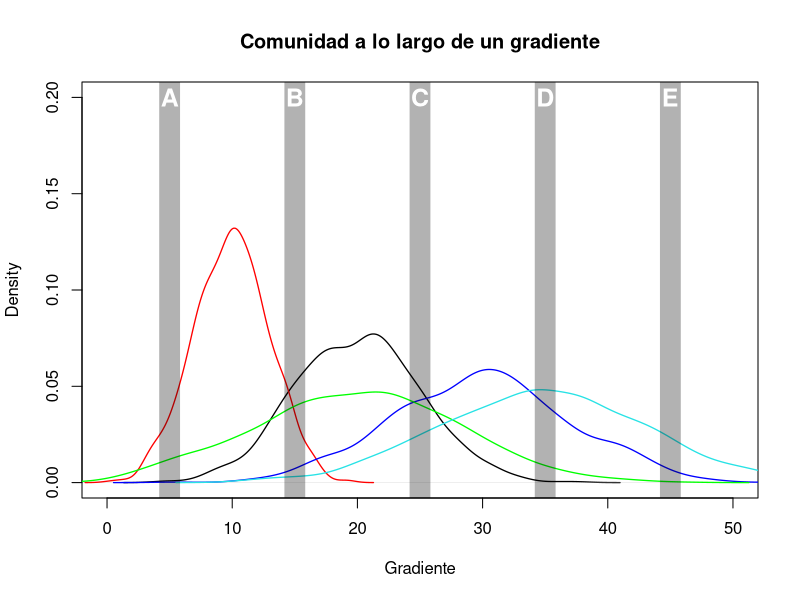
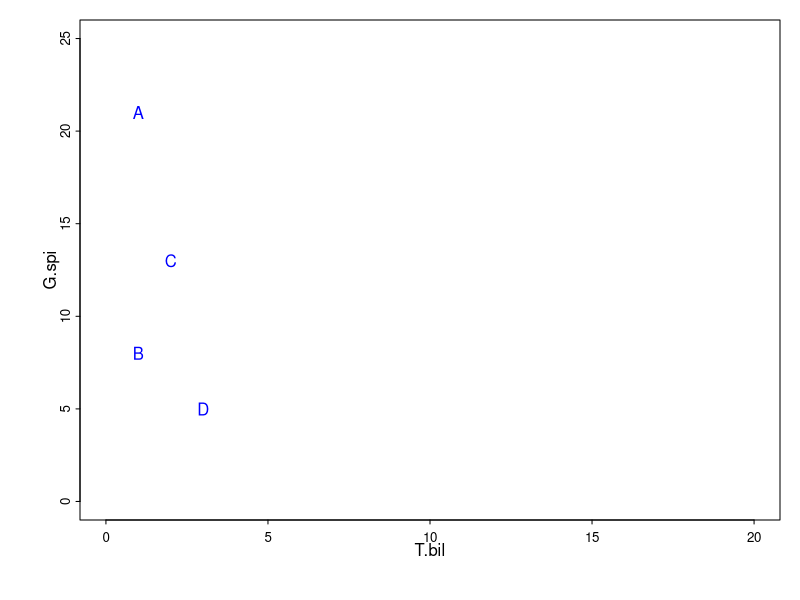
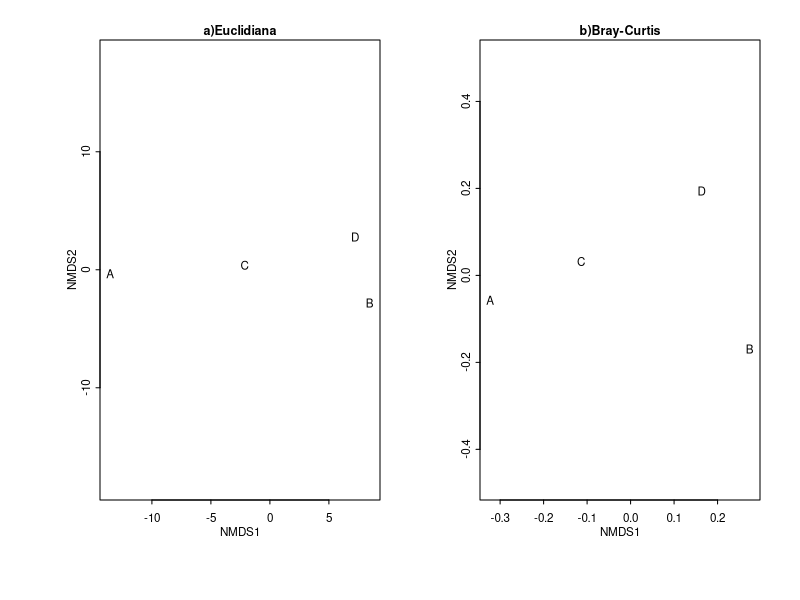

Recreate these plots in R, in order. (Note: this script raises an error after producing the figures.)
## ---- chunk 1
set.seed(3)
com <- matrix(c(rnorm(1000, 20, 5), rnorm(1000, 10, 3),
                rnorm(1000, 30, 7), rnorm(1000, 20, 8),
                rnorm(1000, 35, 8)), 1000, 5)
colnames(com) <- letters[1:5]

plot(density(com[,"a"]),main = "Comunidad a lo largo de un gradiente", xlab="Gradiente", ylim=c(0, 0.2), xlim=c(0,50), lwd=1.3)
lines(density(com[,"b"]), col="red", lwd=1.3)
lines(density(com[,"c"]), col="blue", lwd=1.3)
lines(density(com[,"d"]), col="green", lwd=1.3)
lines(density(com[,"e"]), col=5, lwd=1.3)

abline(v=seq(5,45, by=10), lty=1, lwd=20, col=rgb(0,0,0,0.3))
text(seq(5,45, by=10),rep(0.20, 5),LETTERS[1:5], cex=1.5, font=2, col="white")

## ---- chunk 2
dens <- data.frame(T.bil = c(1, 1, 2, 3), G.spi = c(21, 8, 13, 5),
                   C.tri = c(11, 3, 7, 5), C.sca = c(16, 0, 9, 4))
row.names(dens) <- LETTERS[1:4]
dens
## ---- chunk 3
par(mar=c(4,4,1,1), mgp=c(1,0.3,0), tcl= -0.2)
plot(dens[,1:2], type = "n", cex.axis=0.8, xlim=c(0,20), ylim=c(0,25)) 
text(dens[,1:2], row.names(dens), col ="blue")
## ---- chunk 4

comp<- apply(dens[1:2, ], 2, function(abuns) all(abuns != 0))
comp
Rs <- apply(dens[1:2, ], 1, function(x) sum(x > 0))
Rs
## ---- chunk 5
(2*sum(comp))/sum(Rs)
## ---- chunk 6
dens.RA <- t(apply(dens, 1, function(sp.abun) sp.abun/sum(sp.abun)))
dens.RA

## ---- chunk 7
mins <- apply(dens.RA[1:2, ], 2, min)
mins
## ---- chunk 8
sum(mins)*100

## ---- chunk 9
x <- dens[2, 1] - dens[3, 1]
## ---- chunk 10
y <- dens[2, 2] - dens[3, 2]
## ---- chunk 11
sqrt(x^2 + y^2)
## ---- chunk 12
dist(dens)
## ---- chunk 13

library(vegan) 

#Distancia Euclidiana
mdsE <- metaMDS(dens, distance = "euc", autotransform = FALSE, trace = 0) 
#Distancia de Bray-Curtis
mdsB <- metaMDS(dens, distance = "bray", autotransform = FALSE, trace = 0) 

## ---- chunk 14

par(mfcol=c(1,2), oma=c(1,1,1,1), mar=c(4,4,1,1),
    mgp=c(1,0.3,0), tcl= -0.2)

plot(mdsE, display = "sites", 
     type = "text",main="a)Euclidiana", 
     cex.axis= 0.7, cex.main=0.75, cex.lab=0.7)

plot(mdsB, display = "sites", type = "text", 
     main="b)Bray-Curtis", 
     cex.axis= 0.7, cex.main=0.75, cex.lab=0.7)
## ---- chunk 15
par(mar=c(4,4,1,1), mgp=c(1,0.3,0), tcl= -0.2)
dens1 <- dens
dens1$T.bil <- dens1$T.bil*100
plot(dens1, type = "n", cex.axis=0.8, ylim=c(0,300)) 
text(dens1, row.names(dens1), col ="blue")
## ---- chunk 16
dens[,1]/sum(dens[,1])
dens1[,1]/sum(dens1[,1])
## ---- chunk 17

dens3 <- dens

for(i in 1:2){
dens3[,i] <- dens[,i]/sum(dens[,i])
}
dens4 <- dens1

for(i in 1:2){
dens4[,i] <- dens1[,i]/sum(dens1[,i])
}

par(mfcol=c(2,2), mar=c(4,4,1,1), mgp=c(1,0.3,0), tcl= -0.2)
plot(dens, type = "n", cex.axis=0.8, xlim=c(0,20), main = "Densidad") 
text(dens, row.names(dens), col ="blue")

plot(dens1, type = "n", cex.axis=0.8, ylim=c(0,300), main = "Densidad 2") 
text(dens1, row.names(dens1), col ="blue")

plot(dens3, type = "n", cex.axis=0.8, main = "Densidad relativa") 
text(dens3, row.names(dens3), col ="blue")

plot(dens4, type = "n", cex.axis=0.8, main = "Densidad relativa2") 
text(dens4, row.names(dens4), col ="blue")

## ---- chunk 18
library(readxl)
library(knitr)
dta <- read_excel("bentos.xlsx")
kable(dta, caption = "Comunidad de macroinvertebrados acuáticos")

## ---- chunk 19
set.seed(4)
aves<- data.frame(sp1= sample(1:90, 10), sp2= sample(100:250, 10))

insectos<- data.frame(sp1= sample(5:99, 10), sp2= sample(1000:2500, 10))

##¿Qué pasa cuando transformamos?
cbind(aves, sqrt(aves),log(aves))

cbind(insectos, sqrt(insectos),log(insectos))


## ---- chunk 20
avesE <- (aves[,1]-mean(aves[,1]))/sd(aves[,1])
avesE

round(mean(avesE),1);sd(avesE) 

## ---- chunk 21

set.seed(9)
datos <- data.frame(sp1=(sample(0:120, 3)), sp2=(sample(0:80, 3)), sp3=(sample(0:40, 3)), sp4=(sample(0:2010, 3)), sp5=(sample(0:180, 3)), sp6=(sample(0:20, 3)), sp7=(sample(0:1010, 3)), sp8=(sample(0:180, 3)))
set.seed(9)
datos <- rbind(datos, datos[1,]+sample(1:40, 8), datos[3,]+sample(1:120, 8))
rownames(datos) <- c(LETTERS[1:5])

datos[datos<=10] <- 0

knitr::kable(
  datos, booktabs = TRUE,
  caption = 'Comunidades hipotéticas'
)
